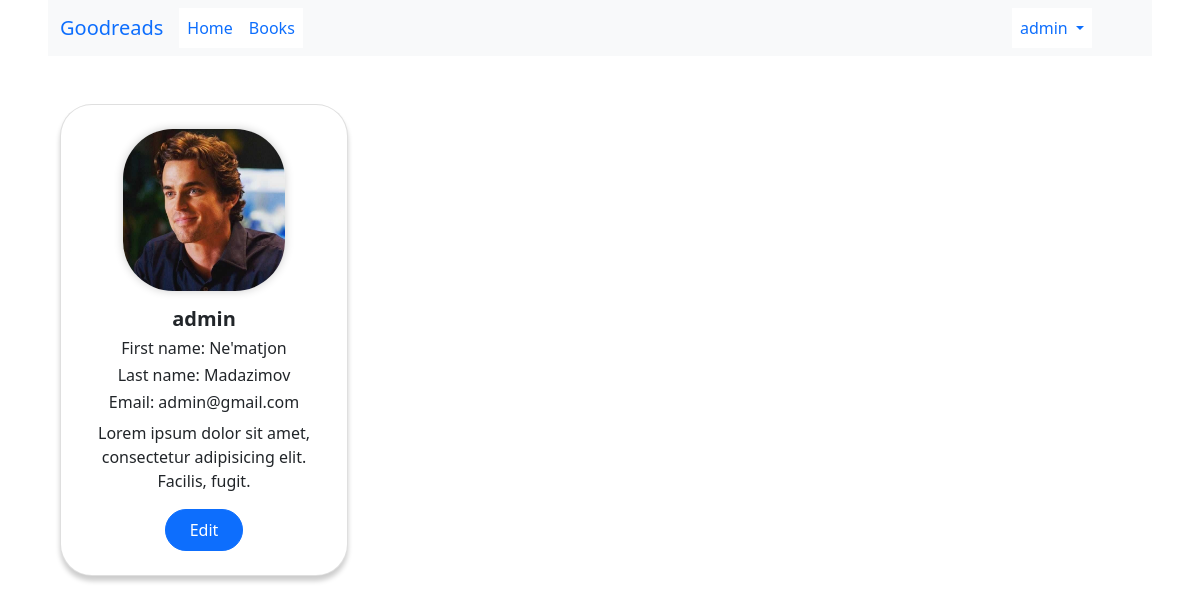
The app's page /users/profile/ (signed in) with its own data.
### users/models.py (models this page shows)
class CustomUser(AbstractUser):
    profile_picture = models.ImageField(upload_to='profile',null=True,blank=True,
                                        validators=[FileExtensionValidator(allowed_extensions=['jpg', 'png'])])

### users/views.py (the view)
# urls.py: path('profile/', ProfileView.as_view(), name='profile'),
class ProfileView(View):
    def get(self, request):
        user = request.user
        context = {'profile': user}
        if user.is_authenticated:
            return render(request, 'users/profile.html', context)
        return redirect('login')

### templates/users/profile.html (shortened to what this page needs)
{% extends 'base.html' %}
{% load static %}
{% block link %}
    <link rel="stylesheet" href="{% static 'css/style.css' %}">
{% endblock %}
{% block content %}
    <div class="card" style="width: 18rem">
        <img class='card-img-top' src="{{ user.profile_picture.url }}" alt="no data">
        <div class="card-body">
            <h5 class="card-title">{{ user.username }}</h5>
            <h6 class="card-name">First name: {{ user.first_name }}</h6>
            <h6 class="card-name">Last name: {{ user.last_name }}</h6>
            <h6 class="card-name">Email: {{ user.email }}</h6>
            <p>Lorem ipsum dolor sit amet, consectetur adipisicing elit. Facilis, fugit.</p>
            <a class="btn btn-primary" href="{% url 'profile-edit' %}" role="button">Edit</a>
        </div>
    </div>
{% endblock %}

### templates/base.html (shortened to what this page needs)
{% load static %}
<!DOCTYPE html>
<html lang="en">
<head>
    <link href="https://cdn.jsdelivr.net/npm/bootstrap@5.0.2/dist/css/bootstrap.min.css" rel="stylesheet">
    <link rel="stylesheet" href="{% static 'css/book.css' %}">
    {% block link %}{% endblock %}
</head>
<body class="mx-5">
<nav class="navbar navbar-expand-lg bg-light mb-5">
    <div class="container-fluid">
        <a class="navbar-brand" href="{% url 'home' %}">Goodreads</a>
        <div class="collapse navbar-collapse" id="navbarSupportedContent">
            <ul class="navbar-nav me-auto mb-2 mb-lg-0">
                <li class="nav-item" >
                    <a class="nav-link {% if request.path == '/home/' %} active {% endif %}" aria-current="page"
                       href="{% url 'home_page' %}">Home</a>
                </li>
                <li class="nav-item">
                    <a class="nav-link {% if request.path == '/list/' %} active {% endif %}" aria-current="page"
                       href="{% url 'list' %}">Books</a>
                </li>
            </ul>
            <div class='me-5'>
                {% if request.user.is_authenticated %}
                    <ul class="navbar-nav">
                        <li class="nav-item dropdown">
                            <a class="nav-link dropdown-toggle" id="navbarDropdown" role="button"
                               data-bs-toggle='dropdown' href="#">
                                {{ request.user.username }}
                            </a>
                        </li>
                    </ul>
                {% else %}
                    <a role="button" class="btn btn-outline-primary" href="{% url 'login' %}">Login</a>
                    <a role="button" class="btn btn-outline-primary" href="{% url 'register' %}">Register</a>
                {% endif %}
            </div>
        </div>
    </div>
</nav>
<div class="container  mb-5">
    {% block content %}
    {% endblock %}
</div>
</body>
</html>

### static/css/book.css (style rules this page uses)
li .nav-link { background-color: white; }

### static/css/style.css (style rules this page uses)
.card-img-top { width: 60%; border-radius: 50px; margin: 0 auto; box-shadow: 0 0 10px rgba(0, 0, 0, .2); }
.card { padding: 1.5em .5em .5em; text-align: center; border-radius: 2em; box-shadow: 0 5px 5px rgba(0, 0, 0, .2); }
.card-title { font-weight: bold; }
.card-name { font-weight: normal; }
.btn-primary { border-radius: 2em; padding: .5em 1.5em; }

### records on screen
CustomUser: user.username "admin", profile_picture (picture), username "admin", first_name "Ne'matjon", last_name "Madazimov", email "admin@gmail.com"
